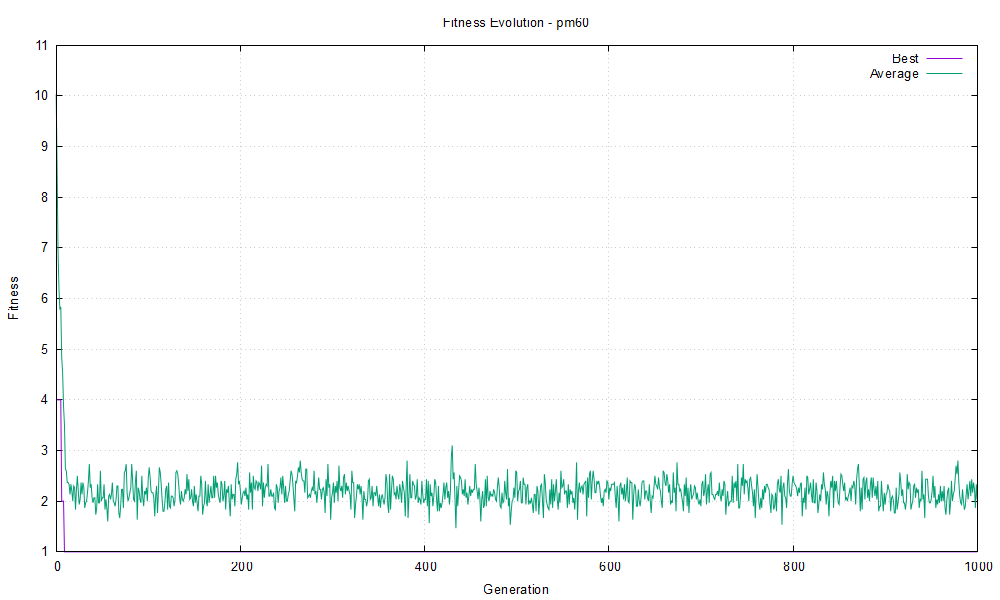

Write the gnuplot code that produced this figure.
set terminal pngcairo size 1000,600 enhanced font 'Arial,10'
set output 'plot_pm60.png'
set title 'Fitness Evolution - pm60'
set xlabel 'Generation'
set ylabel 'Fitness'
set grid
plot 'fitness_pm60.txt' using 1:2 with lines title 'Best', \
     'fitness_pm60.txt' using 1:3 with lines title 'Average'
